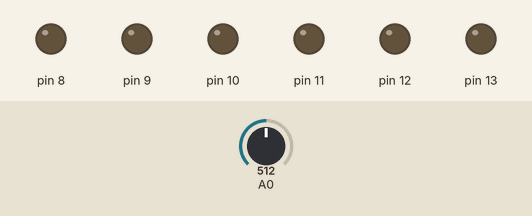
This sketch was run on a simulated Arduino Uno, built with avr-gcc and run on an emulated ATmega328P. On the bench: output pins drawn as LEDs (lit = HIGH). Dashed ring = blinking. The inputs (shaded band) are chosen by the test bench; at power-on: A0 = 512.

Above: at 1.2 s.
1.3 s: A0 set to 408
2.8 s: A0 set to 387
At 2.96 s:
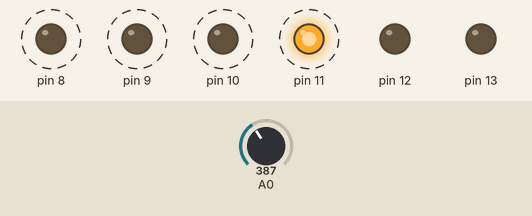
5.8 s: A0 set to 410
At 6.9 s:
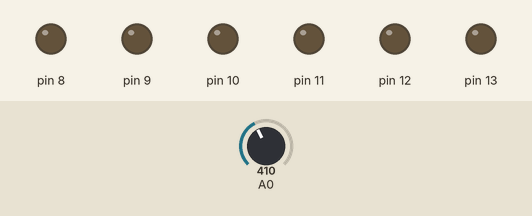
7.3 s: A0 set to 391
At 7.47 s:
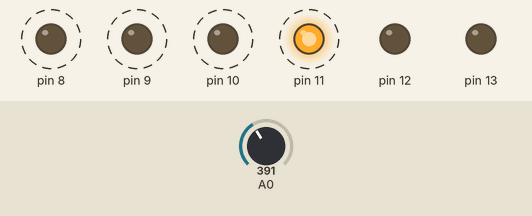
Timing chart, 0 to 11.3 s (numbered marks = the images above; inputs shaded):
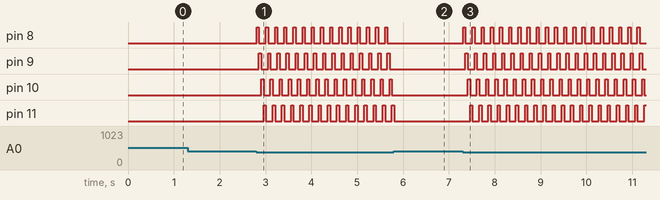

The sketch:

MP.ino
```cpp
int tempo=50;
int pot=0;
void setup(){
DDRB=0b111111;
}

void loop (){
pot=analogRead(A0);
if(pot>=800) horario();
if(pot<=400) antihorario();
if(pot>=401 && pot<=799) para();
}

void para (){
PORTB=0b000000;
delay(tempo);
}
void horario(){
PORTB=0b001000;
delay(tempo);
PORTB=0b000100;
delay(tempo);
PORTB=0b000010;
delay(tempo);
PORTB=0b000001;
delay(tempo);
}

void antihorario(){
PORTB=0b000001;
delay(tempo);
PORTB=0b000010;
delay(tempo);
PORTB=0b000100;
delay(tempo);
PORTB=0b001000;
delay(tempo);
}
```

Measured:
- the behaviour switches between 401 and 400 on A0 (found by bisection; images 0 and 1)
- after the input at 1.3 s, every drawn part: stays the same
- after the input at 2.8 s, pin 8: alternates HIGH for 0.05 s and LOW for 0.15 s, starting at once; pin 9: alternates HIGH for 0.05 s and LOW for 0.15 s, starting after 0.06 s; pin 10: alternates HIGH for 0.05 s and LOW for 0.15 s, starting after 0.11 s; pin 11: alternates HIGH for 0.05 s and LOW for 0.15 s, starting after 0.16 s
- after the input at 5.8 s, pin 8–10: stops changing and stays LOW; pin 11: goes on until 5.8 s, then stays LOW
- after the input at 7.3 s, pin 8: alternates HIGH for 0.05 s and LOW for 0.15 s, starting at once; pin 9: alternates HIGH for 0.05 s and LOW for 0.15 s, starting after 0.06 s; pin 10: alternates HIGH for 0.05 s and LOW for 0.15 s, starting after 0.11 s; pin 11: alternates HIGH for 0.05 s and LOW for 0.15 s, starting after 0.16 s
